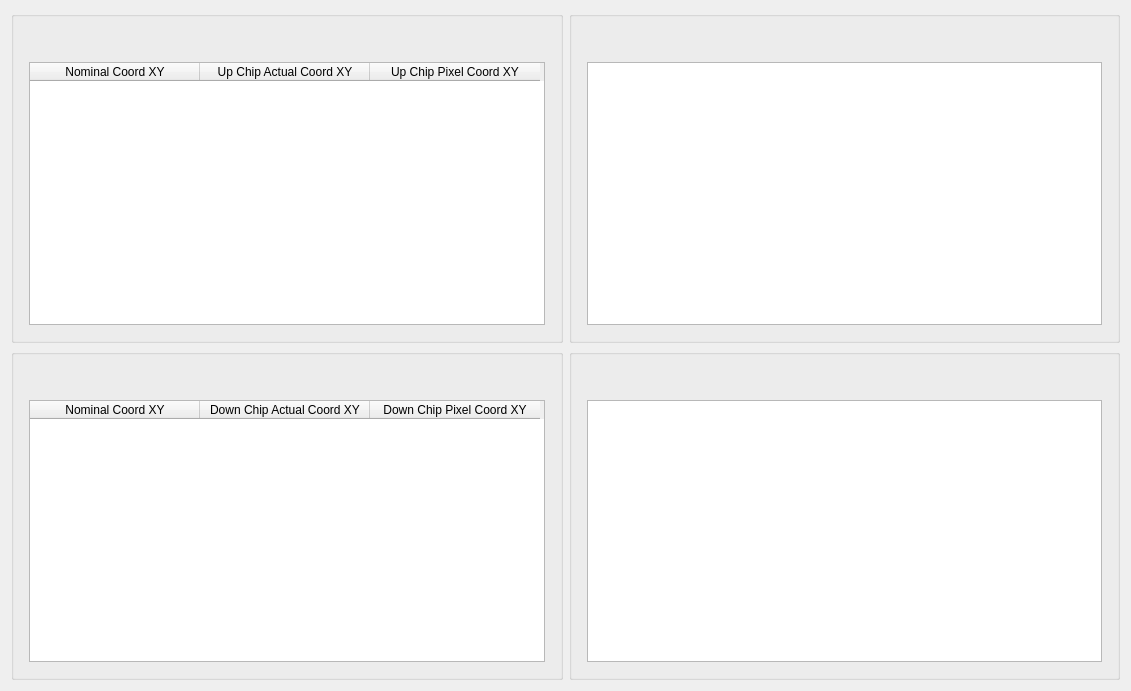
         <widget class="QWidget" name="layoutWidget_12">
          <property name="geometry">
           <rect>
            <x>0</x>
            <y>0</y>
            <width>1131</width>
            <height>691</height>
           </rect>
          </property>
          <layout class="QGridLayout" name="gridLayout_45">
           <item row="1" column="0">
            <widget class="ISTAR::GUI::GroupBox" name="gb_downChipAlignMarkPoint">
             <property name="sizePolicy">
              <sizepolicy hsizetype="Preferred" vsizetype="Preferred">
               <horstretch>0</horstretch>
               <verstretch>0</verstretch>
              </sizepolicy>
             </property>
             <property name="minimumSize">
              <size>
               <width>500</width>
               <height>0</height>
              </size>
             </property>
             <property name="maximumSize">
              <size>
               <width>560</width>
               <height>16777215</height>
              </size>
             </property>
             <layout class="QGridLayout" name="gridLayout_46">
              <property name="leftMargin">
               <number>15</number>
              </property>
              <property name="topMargin">
               <number>45</number>
              </property>
              <property name="rightMargin">
               <number>15</number>
              </property>
              <property name="bottomMargin">
               <number>15</number>
              </property>
              <property name="horizontalSpacing">
               <number>15</number>
              </property>
              <property name="verticalSpacing">
               <number>6</number>
              </property>
              <item row="0" column="0">
               <widget class="ISTAR::GUI::TableWidget" name="tw_downChipAlignMarkPoint">
                <property name="minimumSize">
                 <size>
                  <width>250</width>
                  <height>0</height>
                 </size>
                </property>
                <property name="editTriggers">
                 <set>QAbstractItemView::NoEditTriggers</set>
                </property>
                <attribute name="horizontalHeaderDefaultSectionSize">
                 <number>170</number>
                </attribute>
                <column>
                 <property name="text">
                  <string>Nominal Coord XY</string>
                 </property>
                </column>
                <column>
                 <property name="text">
                  <string>Down Chip Actual Coord XY</string>
                 </property>
                </column>
                <column>
                 <property name="text">
                  <string>Down Chip Pixel Coord XY</string>
                 </property>
                </column>
               </widget>
              </item>
             </layout>
            </widget>
           </item>
           <item row="1" column="1">
            <widget class="ISTAR::GUI::GroupBox" name="gb_downChipAlignMarkPointDiagram">
             <property name="sizePolicy">
              <sizepolicy hsizetype="Preferred" vsizetype="Preferred">
               <horstretch>0</horstretch>
               <verstretch>0</verstretch>
              </sizepolicy>
             </property>
             <property name="minimumSize">
              <size>
               <width>500</width>
               <height>0</height>
              </size>
             </property>
             <property name="maximumSize">
              <size>
               <width>560</width>
               <height>16777215</height>
              </size>
             </property>
             <layout class="QGridLayout" name="gridLayout_47">
              <property name="leftMargin">
               <number>15</number>
              </property>
              <property name="topMargin">
               <number>45</number>
              </property>
              <property name="rightMargin">
               <number>15</number>
              </property>
              <property name="bottomMargin">
               <number>15</number>
              </property>
              <property name="horizontalSpacing">
               <number>15</number>
              </property>
              <property name="verticalSpacing">
               <number>6</number>
              </property>
              <item row="0" column="0">
               <widget class="SimpleDiagram" name="gv_downChipAlignMarkPoint"/>
              </item>
             </layout>
            </widget>
           </item>
           <item row="0" column="1">
            <widget class="ISTAR::GUI::GroupBox" name="gb_upChipAlignMarkPointDiagram">
             <property name="sizePolicy">
              <sizepolicy hsizetype="Preferred" vsizetype="Preferred">
               <horstretch>0</horstretch>
               <verstretch>0</verstretch>
              </sizepolicy>
             </property>
             <property name="minimumSize">
              <size>
               <width>520</width>
               <height>0</height>
              </size>
             </property>
             <property name="maximumSize">
              <size>
               <width>560</width>
               <height>16777215</height>
              </size>
             </property>
             <layout class="QGridLayout" name="gridLayout_48">
              <property name="leftMargin">
               <number>15</number>
              </property>
              <property name="topMargin">
               <number>45</number>
              </property>
              <property name="rightMargin">
               <number>15</number>
              </property>
              <property name="bottomMargin">
               <number>15</number>
              </property>
              <property name="horizontalSpacing">
               <number>15</number>
              </property>
              <property name="verticalSpacing">
               <number>6</number>
              </property>
              <item row="0" column="0">
               <widget class="SimpleDiagram" name="gv_upChipAlignMarkPoint"/>
              </item>
             </layout>
            </widget>
           </item>
           <item row="0" column="0">
            <widget class="ISTAR::GUI::GroupBox" name="gb_upChipAlignMarkPoint">
             <property name="sizePolicy">
              <sizepolicy hsizetype="Preferred" vsizetype="Preferred">
               <horstretch>0</horstretch>
               <verstretch>0</verstretch>
              </sizepolicy>
             </property>
             <property name="minimumSize">
              <size>
               <width>520</width>
               <height>0</height>
              </size>
             </property>
             <property name="maximumSize">
              <size>
               <width>560</width>
               <height>16777215</height>
              </size>
             </property>
             <layout class="QGridLayout" name="gridLayout_49">
              <property name="leftMargin">
               <number>15</number>
              </property>
              <property name="topMargin">
               <number>45</number>
              </property>
              <property name="rightMargin">
               <number>15</number>
              </property>
              <property name="bottomMargin">
               <number>15</number>
              </property>
              <property name="horizontalSpacing">
               <number>15</number>
              </property>
              <property name="verticalSpacing">
               <number>6</number>
              </property>
              <item row="0" column="0">
               <widget class="ISTAR::GUI::TableWidget" name="tw_upChipAlignMarkPoint">
                <property name="minimumSize">
                 <size>
                  <width>250</width>
                  <height>0</height>
                 </size>
                </property>
                <property name="lineWidth">
                 <number>1</number>
                </property>
                <property name="editTriggers">
                 <set>QAbstractItemView::NoEditTriggers</set>
                </property>
                <attribute name="horizontalHeaderDefaultSectionSize">
                 <number>170</number>
                </attribute>
                <column>
                 <property name="text">
                  <string>Nominal Coord XY</string>
                 </property>
                 <property name="font">
                  <font>
                   <weight>50</weight>
                   <italic>false</italic>
                   <bold>false</bold>
                   <underline>false</underline>
                   <kerning>true</kerning>
                  </font>
                 </property>
                 <property name="textAlignment">
                  <set>AlignCenter</set>
                 </property>
                </column>
                <column>
                 <property name="text">
                  <string>Up Chip Actual Coord XY</string>
                 </property>
                </column>
                <column>
                 <property name="text">
                  <string>Up Chip Pixel Coord XY</string>
                 </property>
                </column>
               </widget>
              </item>
             </layout>
            </widget>
           </item>
          </layout>
         </widget>
